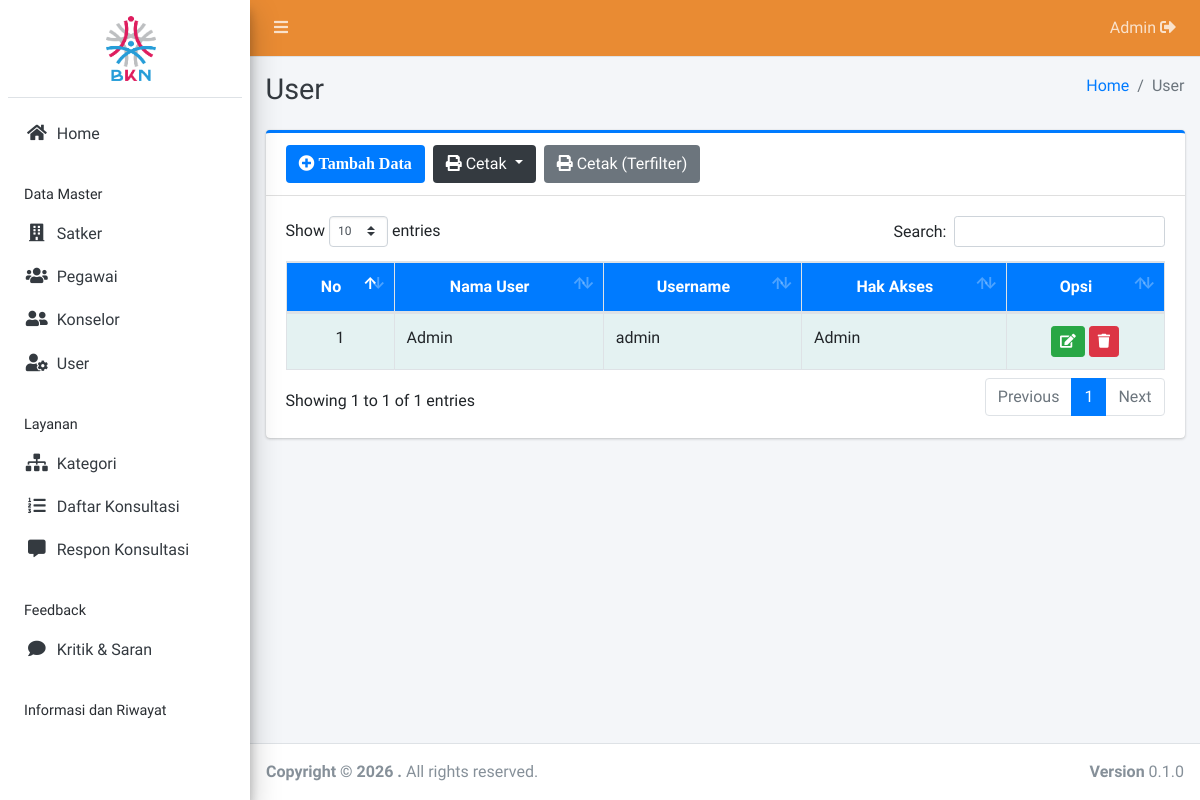
The app's page /admin/user/index.php (signed in), older data.
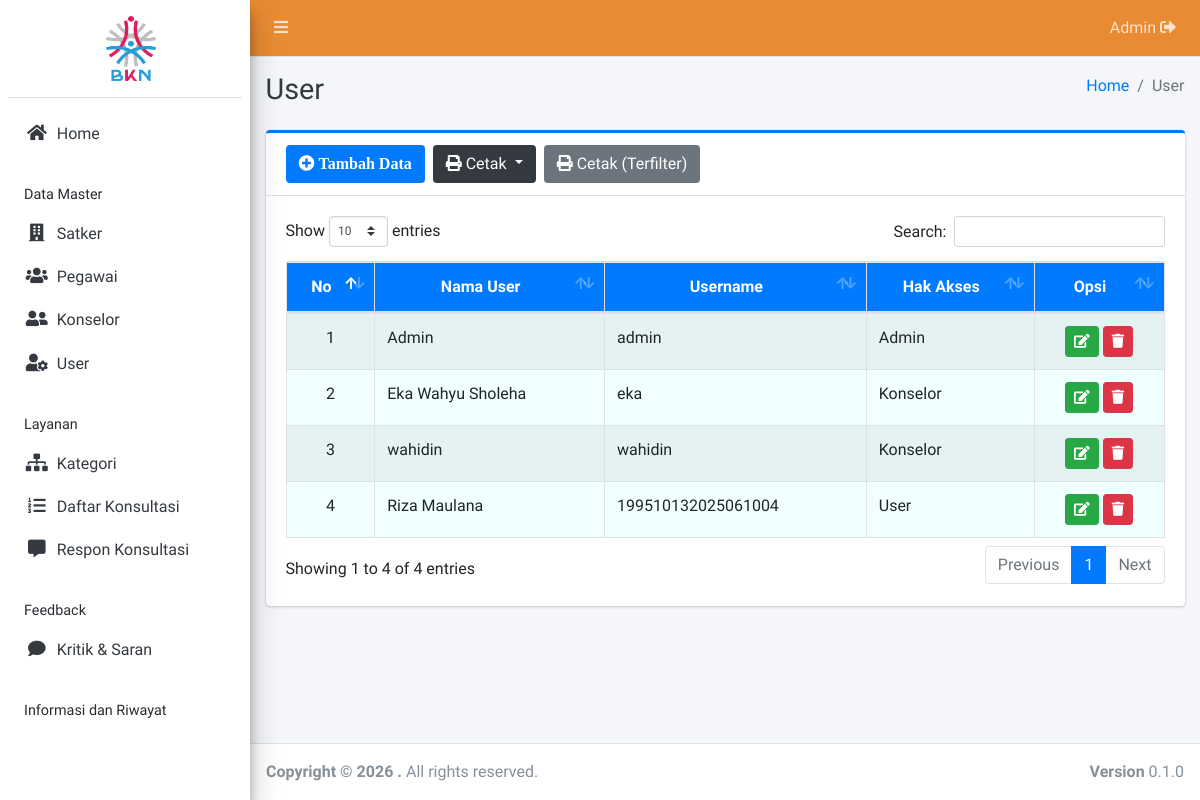
The same page, newer data.
### tables this page shows
CREATE TABLE `user` (
  `id_user` int NOT NULL AUTO_INCREMENT,
  `nama_user` varchar(100) NOT NULL,
  `username` varchar(100) NOT NULL,
  `password` varchar(255) NOT NULL,
  `role` varchar(20) NOT NULL,
  PRIMARY KEY (`id_user`)
);

### admin/user/index.php (the view, shortened to what this page needs)
<?php
require '../../config/koneksi.php';
?>
<!DOCTYPE html>
<html>
<?php
include '../../templates/head.php';
?>
<body class="hold-transition sidebar-mini layout-fixed">
    <div class="wrapper">
        <?php
        include '../../templates/navbar.php';
        ?>
        <?php
        include '../../templates/sidebar.php';
        ?>
        <div class="content-wrapper">
            <div class="content-header">
                <div class="container-fluid">
                    <div class="row mb-2">
                        <div class="col-sm-6">
                            <h1 class="m-0 text-dark">User</h1>
                        </div>
                        <div class="col-sm-6">
                            <ol class="breadcrumb float-sm-right">
                                <li class="breadcrumb-item"><a href="#">Home</a></li>
                                <li class="breadcrumb-item active">User</li>
                            </ol>
                        </div>
                    </div>
                </div>
            </div>
            <section class="content">
                <div class="container-fluid">
                    <div class="row">
                        <div class="col-12">
                            <div class="card card-primary card-outline">
                                <div class="card-header d-flex align-items-center">
                                    <a href="tambah.php" class="btn bg-blue mr-2"><i class="fa fa-plus-circle"> Tambah Data</i></a>
                                    <div class="btn-group">
                                      <button type="button" class="btn bg-dark dropdown-toggle" data-toggle="dropdown" aria-haspopup="true" aria-expanded="false">
                                        <i class="fa fa-print"></i> Cetak
                                      </button>
                                    </div>
                                    <a href="#" id="print-btn" class="btn bg-secondary ml-2"><i class="fa fa-print"></i> Cetak (Terfilter)</a>
                                </div>
                                <div class="card-body">
                                    <div class="table-responsive">
                                        <table id="example1" class="table table-bordered table-striped">
                                            <thead class="bg-blue">
                                                <tr align="center">
                                                    <th>No</th>
                                                    <th>Nama User</th>
                                                    <th>Username</th>
                                                    <th>Hak Akses</th>
                                                    <th>Opsi</th>
                                                </tr>
                                            </thead>
                                            <tbody style="background-color: azure">
                                            <?php
                                            $no = 1;
                                            $data = $koneksi->query("SELECT * FROM user");
                                            while ($row = $data->fetch_array()) {
                                            ?>
                                                    <tr>
                                                        <td align="center"><?= $no++ ?></td>
                                                        <td><?= $row['nama_user'] ?></td>
                                                        <td><?= $row['username'] ?></td>
                                                        <td><?= $row['role'] ?></td>
                                                        <td align="center">
                                                            <a href="edit.php?id=<?= $row['id_user'] ?>" class="btn btn-success btn-sm" title="Edit"><i class="fa fa-edit"></i></a>
                                                            <a href="hapus.php?id=<?= $row['id_user'] ?>" class="btn btn-danger btn-sm alert-hapus" title="Hapus"><i class="fa fa-trash"></i></a>
                                                        </td>
                                                    </tr>
                                                    <?php } ?>
                                                </tbody>
                                        </table>
                                    </div>
                                </div>
                            </div>
                        </div>
                    </div>
                </div>
            </section>
        </div>
        <?php include_once "../../templates/footer.php"; ?>
    </div>
</body>
</html>

Row changes from the older to the newer data that the page shows:
added user: nama_user "Eka Wahyu Sholeha", username "eka", role "Konselor"
added user: nama_user "wahidin", username "wahidin", role "Konselor"
added user: nama_user "Riza Maulana", username "199510132025061004", role "User"
Text that changed along with them:
text written by a page script: "Show entries Search: Showing 1 to 1 of 1 entries Previous 1 Next" → "Show entries Search: Showing 1 to 4 of 4 entries Previous 1 Next"
